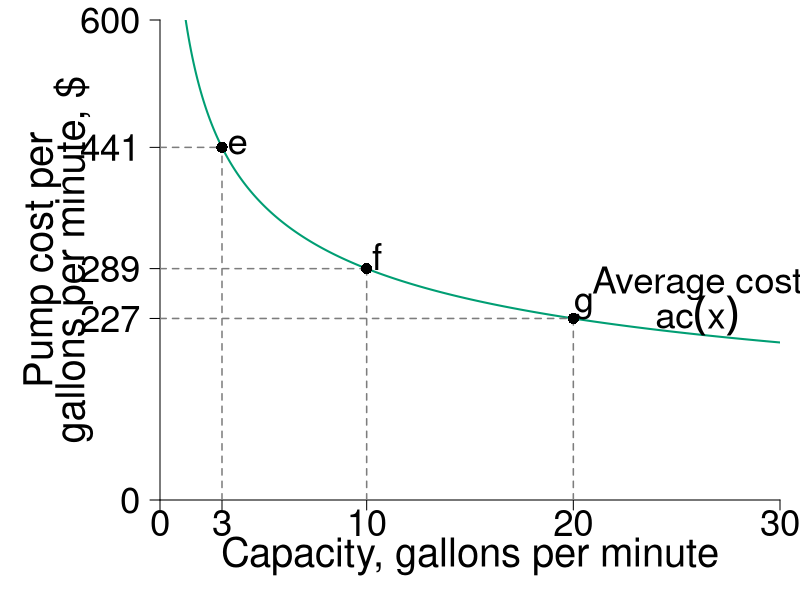

Recreate this plot in R.
#require(shape)
pdf(file = "firmmarketsupply/ss_pump.pdf", width = 9, height = 7)
par(mar =  c(5, 8, 1, 1))
#Set parameters for graphics

# I tried to get three points that I could roughly read off of the graph (with error, because it's hard to tell exactly). 
# x = 3 => total cost of 750 to 800 i.e. ac of ~250ish
# x = 10 => 1600 to 1800, i.e. ac(x) of 160 to 180
# x = 20 => 2600 to 2900, i.e. ac(x) of 130 to 145. 
# This was reasonably close to that, so I think I'm going to run with it. 
#just for up to date lookngness i suggest we put it in 2020 prices 
#i.e from https://www.multpl.com/gdp-deflator/table/by-year 
#just multiply everything by 112.8/64.4 = 1.75 
#(thats  2020 gdp def in jan 2020/dec 1990)

#Changed for marginnote
pointsize <- 1.8
axislabelsize <- 2.4
labelsize <- 2.2
namesize <- 1.8
annotatesize <- 1.5
graphlinewidth <- 2
segmentlinewidth <- 1.5

COL <- c("#7fc97f", "#beaed4", "#fdc086", "#ffff99", "#386cb0", "#f0027f", "#bf5b17", "#666666")
COLA <- c("#e0f3db", "#99d8c9","#66c2a4","#41ae76", "#238b45", "#005824")
COLB <- c("#c6dbef", "#4eb3d3", "#2b8cbe", "#0868ac","#084081")
COLC <- c("#fcfbfd", "#efedf5", "#dadaeb", "#bcbddc", "#9e9ac8", "#807dba", "#6a51a3", "#54278f", "#3f007d")
grays <- gray.colors(25, start = 1, end = 0)
CBCols <- c("#009E73","#0072B2","#E69F00","#CC79A7", "#F0E442")

xlims <- c(0, 30)
ylims <- c(0, 600)

npts <- 501 
x <- seq(xlims[1], xlims[2], length.out = npts)
y <- seq(ylims[1], ylims[2], length.out = npts) 
a <- c(46.08, 55, 64)
b <- c(46.08, 55, 64)

plot(0, 0, xlim = xlims, ylim = ylims, type = "n",
     xlab = expression(paste("")),
     ylab = expression(paste("")), 
     xaxt = "n", 
     yaxt = "n", 
     cex.lab = axislabelsize, 
     bty = "n",
     xaxs="i", 
     yaxs="i")

cost <- function(x = xx1, a = 370, b = 0.65, deflator = 1.75){
  deflator*a*x^(b - 1)
}

totalcost <- function(x = xx1,  a = 370, b = 0.65){
    a*x^(b)
}

pricechange <- function(x, deflator = 1.75){
  deflator*x
} 

points <- c(3, 10, 20)
ticksy <- c(0, cost(points), ylims[2])
ylabels <- c(0, round(cost(points), 0), ylims[2])
ticksx <- c(0, points, xlims[2])
xlabels <- c(0, points, xlims[2]) 

axis(1, at = ticksx, pos = 0, labels = xlabels, cex.axis = labelsize)
axis(2, at = ticksy, pos = 0, labels = ylabels, las = 1, cex.axis = labelsize)

npts <- 500 
xx1 <- seq(xlims[1], xlims[2], length.out = npts)



# Cost Func.
lines(xx1, cost(), col = CBCols[1], lwd = graphlinewidth)

# Label Cost Func
#text(3.5, 18, expression(paste("Stainless steel")), cex = labelsize)
#text(3.5, 17, expression(paste("gear pump")), cex = labelsize)

text(26, cost(26.5) + 65, expression(paste("Average cost")), cex = labelsize, xpd = TRUE)
text(26, cost(26.5) + 25, expression(paste(ac(x))), cex = labelsize, xpd = TRUE)

# Point
points <- c(3, 10, 20)
segments(0, cost(points[1]), points[1], cost(points[1]), lty = 2, col = grays[20] , lwd = segmentlinewidth)
segments(points[1], 0, points[1], cost(points[1]), lty = 2, col = grays[20] , lwd = segmentlinewidth)
points(points[1], cost(points[1]), pch = 16, col = "black", cex = 1.5)
text(points[1] + 0.75, cost(points[1]) + points[1], expression(e), cex = labelsize)


segments(0, cost(points[2]), points[2], cost(points[2]), lty = 2, col = grays[20] , lwd = segmentlinewidth)
segments(points[2], 0, points[2], cost(points[2]), lty = 2, col = grays[20] , lwd = segmentlinewidth)
points(points[2], cost(points[2]), pch = 16, col = "black", cex = 1.5)
text(points[2] + 0.5, cost(points[2]) + 15, expression(f), cex = labelsize)

segments(0, cost(points[3]), points[3], cost(points[3]), lty = 2, col = grays[20] , lwd = segmentlinewidth)
segments(points[3], 0, points[3], cost(points[3]), lty = 2, col = grays[20] , lwd = segmentlinewidth)
points(points[3], cost(points[3]), pch = 16, col = "black", cex = 1.5)
text(points[3] + 0.5, cost(points[3]) + 15, expression(g), cex = labelsize)


# Label x,y axis
#mtext(expression(paste("Capacity, gallons per minute")), side=1, line = 2.5, cex = axislabelsize)
text(0.5*xlims[2], -70,  expression(paste("Capacity, gallons per minute")), xpd = TRUE, cex = axislabelsize) 
text(-5.7, 0.5*ylims[2], expression(paste("Pump cost per")), xpd = TRUE, cex = axislabelsize, srt = 90) 
text(-4.2, 0.5*ylims[2], expression(paste("gallons per minute, $")), xpd = TRUE, cex = axislabelsize, srt = 90) 

dev.off()
